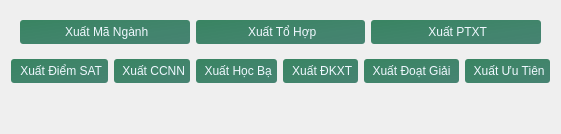
            <widget class="QWidget" name="xuat_page">
             <layout class="QVBoxLayout" name="verticalLayout_14">
              <item>
               <widget class="QWidget" name="horizontalWidget" native="true">
                <property name="sizePolicy">
                 <sizepolicy hsizetype="Preferred" vsizetype="Fixed">
                  <horstretch>0</horstretch>
                  <verstretch>0</verstretch>
                 </sizepolicy>
                </property>
                <layout class="QHBoxLayout" name="horizontalLayout_8">
                 <item>
                  <widget class="QPushButton" name="export_ma_nganh">
                   <property name="styleSheet">
                    <string notr="true">QPushButton {
	border-radius: 3px;
	padding: 5px;
    background-color: qlineargradient(spread:pad, x1:0, y1:0, x2:1, y2:1, stop:0 rgba(0, 99, 54, 194), stop:1 rgba(0, 86, 62, 179));
	color: rgb(240, 248, 255);
}

QPushButton:hover{
    background-color: qlineargradient(spread:pad, x1:0, y1:0, x2:1, y2:1, stop:0 rgba(0, 119, 65, 219), stop:1 rgba(0, 119, 85, 196));
}</string>
                   </property>
                   <property name="text">
                    <string> Xuất Mã Ngành</string>
                   </property>
                   <property name="icon">
                    <iconset resource="assets.qrc">
                     <normaloff>:/assets/images/excel-100.png</normaloff>:/assets/images/excel-100.png</iconset>
                   </property>
                  </widget>
                 </item>
                 <item>
                  <widget class="QPushButton" name="export_to_hop">
                   <property name="styleSheet">
                    <string notr="true">QPushButton {
	border-radius: 3px;
	padding: 5px;
    background-color: qlineargradient(spread:pad, x1:0, y1:0, x2:1, y2:1, stop:0 rgba(0, 99, 54, 194), stop:1 rgba(0, 86, 62, 179));
	color: rgb(240, 248, 255);
}

QPushButton:hover{
    background-color: qlineargradient(spread:pad, x1:0, y1:0, x2:1, y2:1, stop:0 rgba(0, 119, 65, 219), stop:1 rgba(0, 119, 85, 196));
}</string>
                   </property>
                   <property name="text">
                    <string> Xuất Tổ Hợp</string>
                   </property>
                   <property name="icon">
                    <iconset resource="assets.qrc">
                     <normaloff>:/assets/images/excel-100.png</normaloff>:/assets/images/excel-100.png</iconset>
                   </property>
                  </widget>
                 </item>
                 <item>
                  <widget class="QPushButton" name="export_ptxt">
                   <property name="styleSheet">
                    <string notr="true">QPushButton {
	border-radius: 3px;
	padding: 5px;
    background-color: qlineargradient(spread:pad, x1:0, y1:0, x2:1, y2:1, stop:0 rgba(0, 99, 54, 194), stop:1 rgba(0, 86, 62, 179));
	color: rgb(240, 248, 255);
}

QPushButton:hover{
    background-color: qlineargradient(spread:pad, x1:0, y1:0, x2:1, y2:1, stop:0 rgba(0, 119, 65, 219), stop:1 rgba(0, 119, 85, 196));
}</string>
                   </property>
                   <property name="text">
                    <string> Xuất PTXT</string>
                   </property>
                   <property name="icon">
                    <iconset resource="assets.qrc">
                     <normaloff>:/assets/images/excel-100.png</normaloff>:/assets/images/excel-100.png</iconset>
                   </property>
                  </widget>
                 </item>
                </layout>
               </widget>
              </item>
              <item>
               <layout class="QHBoxLayout" name="horizontalLayout_9">
                <item>
                 <widget class="QPushButton" name="export_sat">
                  <property name="styleSheet">
                   <string notr="true">QPushButton {
	border-radius: 3px;
	padding: 5px;
    background-color: qlineargradient(spread:pad, x1:0, y1:0, x2:1, y2:1, stop:0 rgba(0, 99, 54, 194), stop:1 rgba(0, 86, 62, 179));
	color: rgb(240, 248, 255);
}

QPushButton:hover{
    background-color: qlineargradient(spread:pad, x1:0, y1:0, x2:1, y2:1, stop:0 rgba(0, 119, 65, 219), stop:1 rgba(0, 119, 85, 196));
}</string>
                  </property>
                  <property name="text">
                   <string> Xuất Điểm SAT</string>
                  </property>
                  <property name="icon">
                   <iconset resource="assets.qrc">
                    <normaloff>:/assets/images/excel-100.png</normaloff>:/assets/images/excel-100.png</iconset>
                  </property>
                 </widget>
                </item>
                <item>
                 <widget class="QPushButton" name="export_ccnn">
                  <property name="styleSheet">
                   <string notr="true">QPushButton {
	border-radius: 3px;
	padding: 5px;
    background-color: qlineargradient(spread:pad, x1:0, y1:0, x2:1, y2:1, stop:0 rgba(0, 99, 54, 194), stop:1 rgba(0, 86, 62, 179));
	color: rgb(240, 248, 255);
}

QPushButton:hover{
    background-color: qlineargradient(spread:pad, x1:0, y1:0, x2:1, y2:1, stop:0 rgba(0, 119, 65, 219), stop:1 rgba(0, 119, 85, 196));
}</string>
                  </property>
                  <property name="text">
                   <string> Xuất CCNN</string>
                  </property>
                  <property name="icon">
                   <iconset resource="assets.qrc">
                    <normaloff>:/assets/images/excel-100.png</normaloff>:/assets/images/excel-100.png</iconset>
                  </property>
                 </widget>
                </item>
                <item>
                 <widget class="QPushButton" name="export_hoc_ba">
                  <property name="styleSheet">
                   <string notr="true">QPushButton {
	border-radius: 3px;
	padding: 5px;
    background-color: qlineargradient(spread:pad, x1:0, y1:0, x2:1, y2:1, stop:0 rgba(0, 99, 54, 194), stop:1 rgba(0, 86, 62, 179));
	color: rgb(240, 248, 255);
}

QPushButton:hover{
    background-color: qlineargradient(spread:pad, x1:0, y1:0, x2:1, y2:1, stop:0 rgba(0, 119, 65, 219), stop:1 rgba(0, 119, 85, 196));
}</string>
                  </property>
                  <property name="text">
                   <string> Xuất Học Bạ</string>
                  </property>
                  <property name="icon">
                   <iconset resource="assets.qrc">
                    <normaloff>:/assets/images/excel-100.png</normaloff>:/assets/images/excel-100.png</iconset>
                  </property>
                 </widget>
                </item>
                <item>
                 <widget class="QPushButton" name="export_dkxt">
                  <property name="styleSheet">
                   <string notr="true">QPushButton {
	border-radius: 3px;
	padding: 5px;
    background-color: qlineargradient(spread:pad, x1:0, y1:0, x2:1, y2:1, stop:0 rgba(0, 99, 54, 194), stop:1 rgba(0, 86, 62, 179));
	color: rgb(240, 248, 255);
}

QPushButton:hover{
    background-color: qlineargradient(spread:pad, x1:0, y1:0, x2:1, y2:1, stop:0 rgba(0, 119, 65, 219), stop:1 rgba(0, 119, 85, 196));
}</string>
                  </property>
                  <property name="text">
                   <string> Xuất ĐKXT</string>
                  </property>
                  <property name="icon">
                   <iconset resource="assets.qrc">
                    <normaloff>:/assets/images/excel-100.png</normaloff>:/assets/images/excel-100.png</iconset>
                  </property>
                 </widget>
                </item>
                <item>
                 <widget class="QPushButton" name="export_doat_giai">
                  <property name="styleSheet">
                   <string notr="true">QPushButton {
	border-radius: 3px;
	padding: 5px;
    background-color: qlineargradient(spread:pad, x1:0, y1:0, x2:1, y2:1, stop:0 rgba(0, 99, 54, 194), stop:1 rgba(0, 86, 62, 179));
	color: rgb(240, 248, 255);
}

QPushButton:hover{
    background-color: qlineargradient(spread:pad, x1:0, y1:0, x2:1, y2:1, stop:0 rgba(0, 119, 65, 219), stop:1 rgba(0, 119, 85, 196));
}</string>
                  </property>
                  <property name="text">
                   <string> Xuất Đoạt Giải </string>
                  </property>
                  <property name="icon">
                   <iconset resource="assets.qrc">
                    <normaloff>:/assets/images/excel-100.png</normaloff>:/assets/images/excel-100.png</iconset>
                  </property>
                 </widget>
                </item>
                <item>
                 <widget class="QPushButton" name="export_uutien">
                  <property name="styleSheet">
                   <string notr="true">QPushButton {
	border-radius: 3px;
	padding: 5px;
    background-color: qlineargradient(spread:pad, x1:0, y1:0, x2:1, y2:1, stop:0 rgba(0, 99, 54, 194), stop:1 rgba(0, 86, 62, 179));
	color: rgb(240, 248, 255);
}

QPushButton:hover{
    background-color: qlineargradient(spread:pad, x1:0, y1:0, x2:1, y2:1, stop:0 rgba(0, 119, 65, 219), stop:1 rgba(0, 119, 85, 196));
}</string>
                  </property>
                  <property name="text">
                   <string> Xuất Ưu Tiên</string>
                  </property>
                  <property name="icon">
                   <iconset resource="assets.qrc">
                    <normaloff>:/assets/images/excel-100.png</normaloff>:/assets/images/excel-100.png</iconset>
                  </property>
                 </widget>
                </item>
               </layout>
              </item>
              <item>
               <spacer name="verticalSpacer">
                <property name="orientation">
                 <enum>Qt::Orientation::Vertical</enum>
                </property>
                <property name="sizeHint" stdset="0">
                 <size>
                  <width>20</width>
                  <height>40</height>
                 </size>
                </property>
               </spacer>
              </item>
             </layout>
            </widget>
